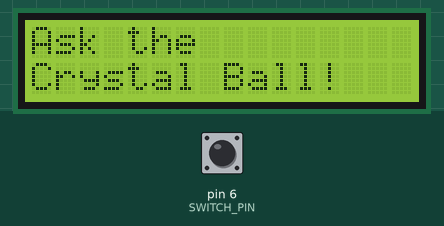
Recording of a sketch running on a simulated Arduino Uno, built with avr-gcc and run on an emulated ATmega328P. Shown: 16×2 character LCD. The test bench sets the inputs (shaded band); at power-on: pin 6 (SWITCH_PIN) LOW. Random numbers use the default seed unless the sketch sets one.

Above: at 1.2 s.
1.3 s: pin 6 (SWITCH_PIN) pulled HIGH for 0.15 s
At 2.4 s:
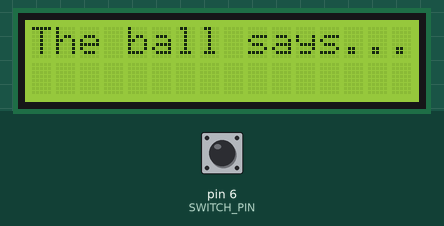
4.4 s: pin 6 (SWITCH_PIN) pulled HIGH for 1 s
At 5.0 s:
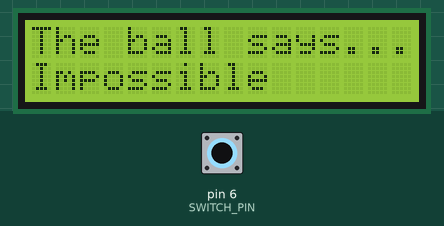
8.4 s: pin 6 (SWITCH_PIN) pulled HIGH for 3.2 s
At 9.7 s:
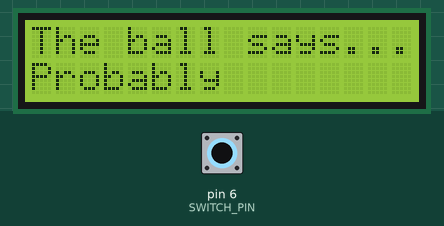
Timing chart, 0 to 11.4 s (numbered marks = the images above; inputs shaded):
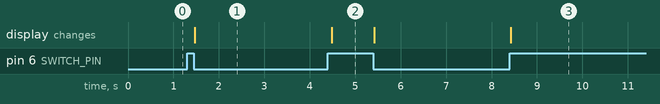

Measured:
- after the input at 1.3 s, the display: changes after 0.17 s (image 1)

The sketch:

4_Crystall_Ball.ino
```cpp
/*********************************************************
Project Title:Crystall Ball
Organisation: Soham Academy Of Human Excellence
Website: https://ria.sohamacademy.org/
*********************************************************/

#include "LiquidCrystal_I2C.h"
byte switch_val      = 0;
byte prev_switch_val = 0;
byte reply           = 0; // varies from 0 to 7
const byte SWITCH_PIN = 6;

LiquidCrystal_I2C Lcd(0x27,16,2);
void setup() {
    Lcd.begin();
    pinMode(SWITCH_PIN, INPUT);
    // intro message
    Lcd.setCursor(0, 0);
    Lcd.print("Ask the");
    Lcd.setCursor(0, 1);
    Lcd.print("Crystal Ball!");
}

void loop() {
    switch_val = digitalRead(SWITCH_PIN);

    if ((switch_val != prev_switch_val) && (switch_val == LOW)) {
        reply = random(8); // randomly choose 1 out of 8 anwers
        Lcd.clear();
        Lcd.setCursor(0, 0);
        Lcd.print("The ball says...");
        delay(3000);
        Lcd.setCursor(0, 1);

        switch (reply) {
            case 0:
                Lcd.print("Absolutely");
                break;
            case 1:
                Lcd.print("Probably");
                break;
            case 2:
                Lcd.print("Maybe");
                break;
            case 3:
                Lcd.print("Yep");
                break;
            case 4:
                Lcd.print("Unsure");
                break;
            case 5:
                Lcd.print("Repeat Again");
                break;
            case 6:
                Lcd.print("Who knows");
                break;
            case 7:
                Lcd.print("Impossible");
                break;
        }
    }
    prev_switch_val = switch_val;
}
```
